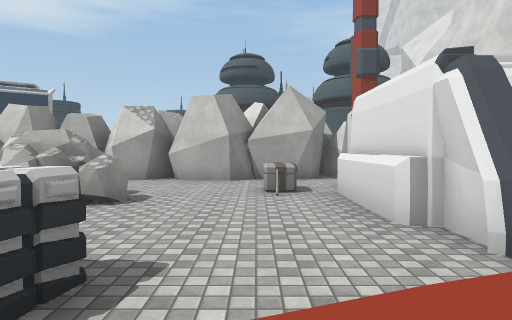
view 1 (above)

20 first-person views from a walk through a Unity game level. The camera is 1.5 m above the floor, tilts 2° down and sees 75° across. The floor is counted in squares, 2 m on a side. Each view is taken from the middle of a square. On the plan, view 1 faces up. The plan holds only what a view shows up to about 11 squares ahead; the rest is blank. The place goes on beyond the plan. The player is left out. Some surface patterns are stand-ins.

view 2
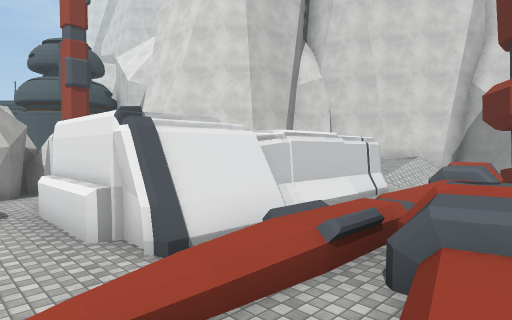

view 3
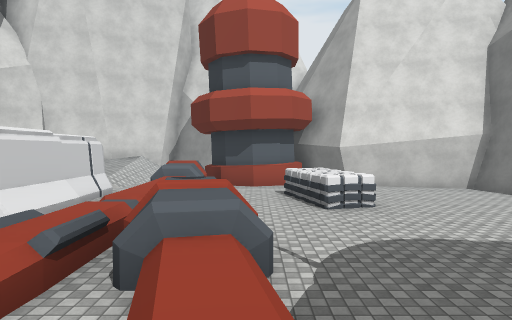

view 4
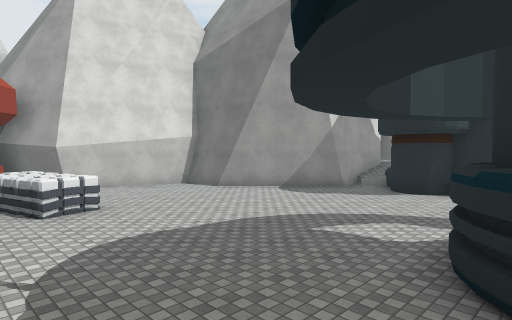

view 5
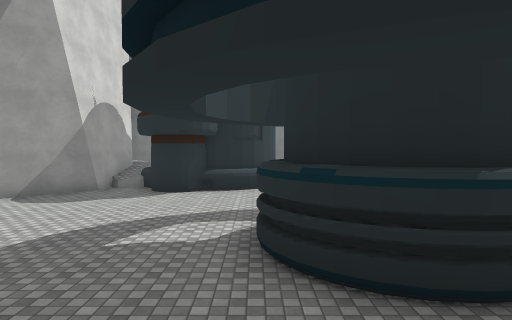

view 6
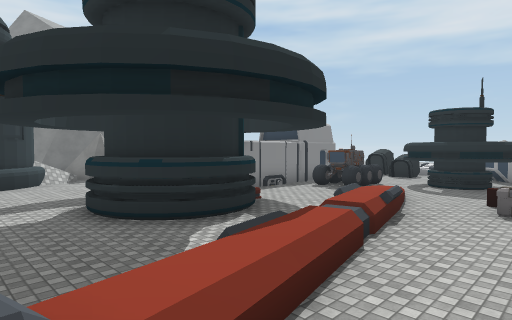

view 7
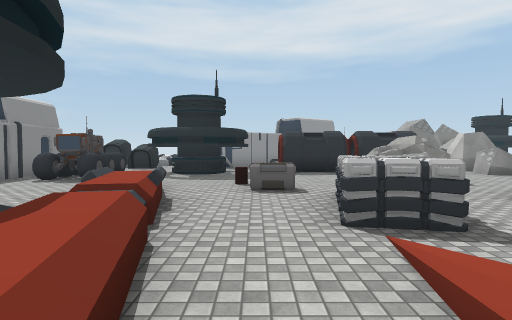

view 8
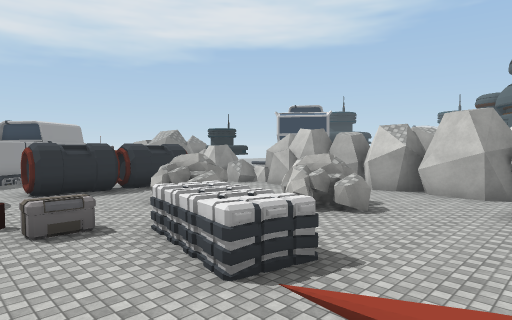

view 9
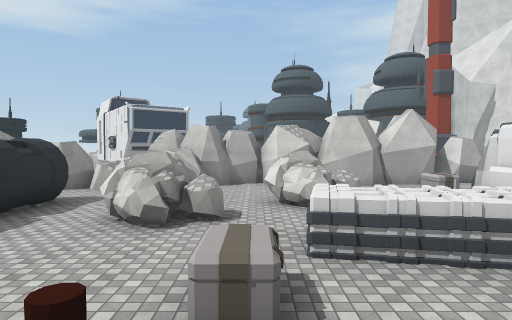

view 10
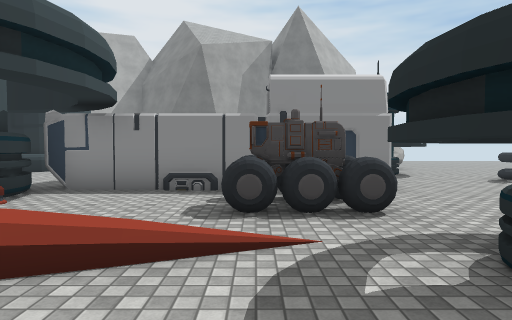

view 11
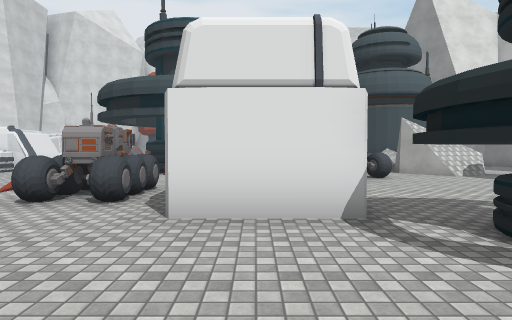

view 12
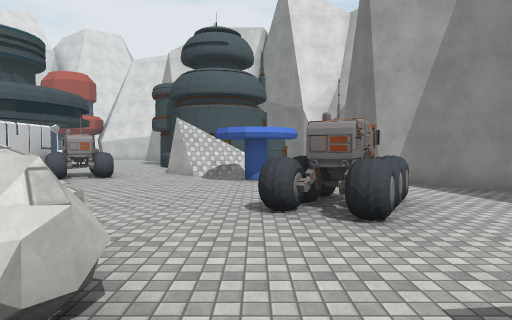

view 13
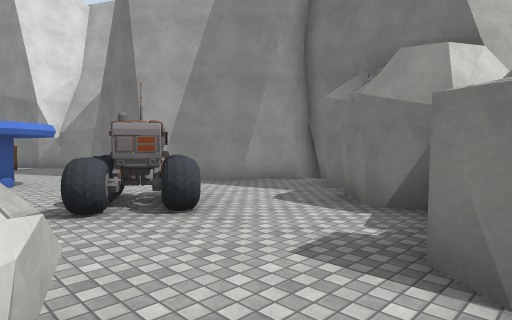

view 14
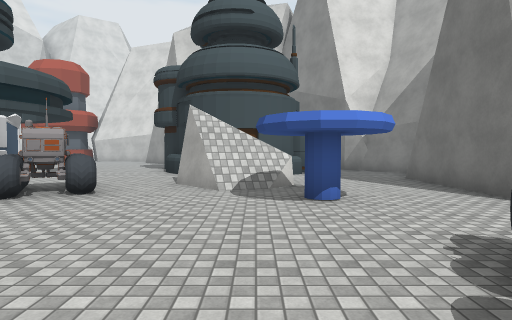

view 15
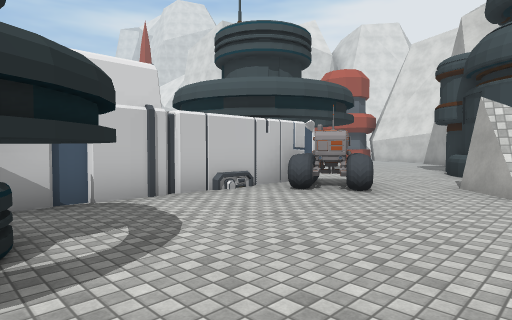

view 16
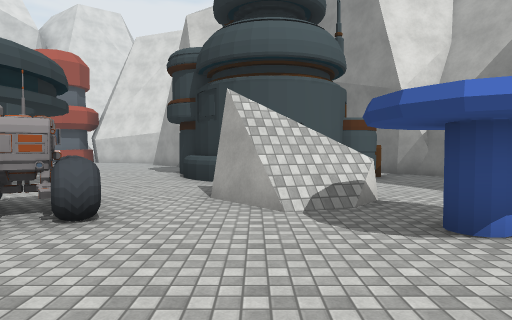

view 17
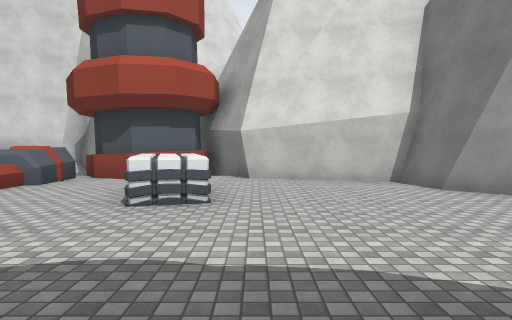

view 18
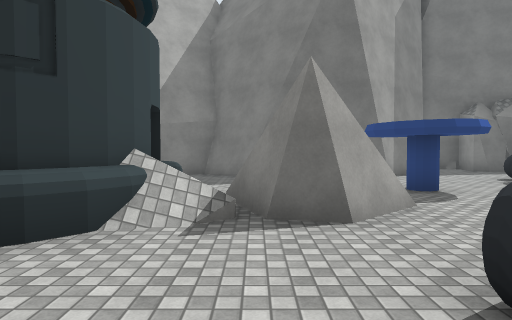

view 19
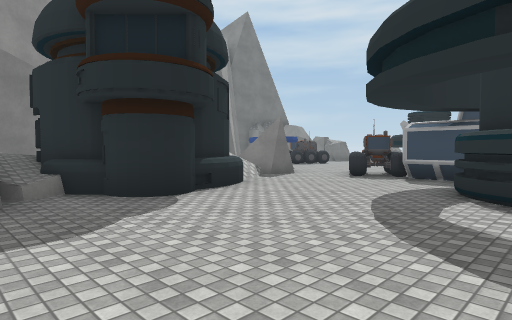

view 20
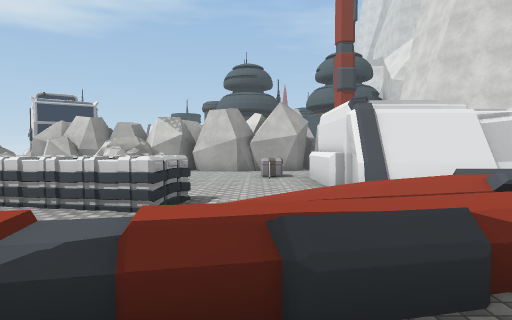

### Floor plan
Key: @ floor where view 1 was taken; # wall or solid block; . main floor; : floor 0.75 m higher than the main floor; / step, stairs or slope; = window, fence, low wall or low ledge; ^ raised ledge; C crate; R rock; B building; O other object.
Columns run from 13 left of view 1 to 12 right of it. Each row starts with its distance up from view 1.
 10                #
  9         ####  ###
  8     #=###.#####.
  7     #^.#........
  6     ..........C#
  5      #....RR.O.#
  4      #.RR.R....#
  3     ##.RR......#######
  2     ##....OOO..#=#   =#
  1  #..##.....O..=/::^^^^^##
  0    .....OC...@./^=  ....#
 -1    .BB#..../=///^......^#
 -2     BB#.=//=/.......OO..##
 -3      #..............OO...#
 -4     ..OO...BBB..........##
 -5    ...OO...B  B........##
 -6    ..#######BB.........#
 -7  ....######............#
 -8 OO...######..........###
 -9  ..#BB...OOO........##
-10 ...BB#....O....BB..##
-11 ... #......../##BB##
-12   RR......=/#/#  ##
-13  .R......./// #
-14  ....O...O....B
-15  #...OO........##
-16  ##...O.........#
-17   #......####..##
-18   ##...###  ####
-19    ###.#

Where each view was taken, in squares from view 1:
view 1: 0 up, 0 right, facing up
view 2: 1 down, 0 right, facing up-right
view 3: 1 down, 0 right, facing right
view 4: 1 down, 0 right, facing down-right
view 5: 1 down, 1 right, facing down
view 6: 1 up, 3 right, facing down-left
view 7: 0 up, 2 right, facing left
view 8: 1 down, 1 right, facing up-left
view 9: 2 down, 4 left, facing up
view 10: 0 up, 6 left, facing down
view 11: 7 down, 12 left, facing right
view 12: 14 down, 12 left, facing right
view 13: 13 down, 12 left, facing down-right
view 14: 13 down, 9 left, facing right
view 15: 13 down, 9 left, facing up-right
view 16: 12 down, 7 left, facing right
view 17: 4 down, 2 right, facing right
view 18: 8 down, 1 left, facing down
view 19: 5 down, 6 right, facing down-left
view 20: 3 down, 0 right, facing up
